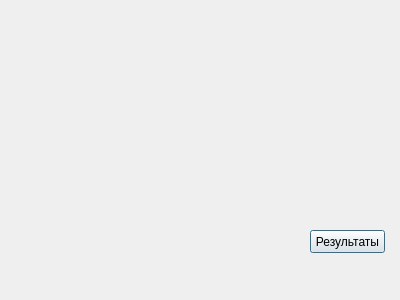
<?xml version="1.0" encoding="UTF-8"?>
<ui version="4.0">
 <class>dealer_cards</class>
 <widget class="QDialog" name="dealer_cards">
  <property name="geometry">
   <rect>
    <x>0</x>
    <y>0</y>
    <width>400</width>
    <height>300</height>
   </rect>
  </property>
  <property name="windowTitle">
   <string>Dialog</string>
  </property>
  <widget class="QPushButton" name="pushButton">
   <property name="geometry">
    <rect>
     <x>310</x>
     <y>230</y>
     <width>75</width>
     <height>23</height>
    </rect>
   </property>
   <property name="text">
    <string>Результаты</string>
   </property>
  </widget>
 </widget>
 <resources/>
 <connections/>
</ui>
